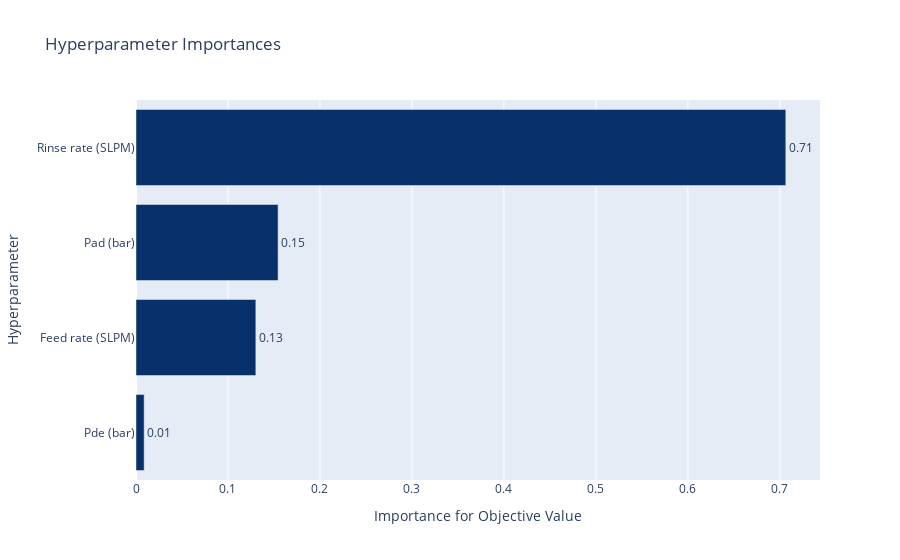

The notebook cell saved with this chart:
### Code cell
plot_param_importances(study)

### Figure 1 — Plotly figure (JSON) as saved in the notebook; plotly's stock layout.template omitted (floating-point values rounded to 4 significant figures)
{"data": [{"cliponaxis": false, "hovertemplate": ["Pde (bar) (UniformDistribution): 0.00886056383882807<extra></extra>", "Feed rate (SLPM) (UniformDistribution): 0.13027945474361108<extra></extra>", "Pad (bar) (UniformDistribution): 0.15445866888735774<extra></extra>", "Rinse rate (SLPM) (UniformDistribution): 0.7064013125302031<extra></extra>"], "marker": {"color": ["rgb(8,48,107)", "rgb(8,48,107)", "rgb(8,48,107)", "rgb(8,48,107)"]}, "orientation": "h", "text": ["0.00886056383882807", "0.13027945474361108", "0.15445866888735774", "0.7064013125302031"], "textposition": "outside", "texttemplate": "%{text:.2f}", "type": "bar", "x": [0.008861, 0.1303, 0.1545, 0.7064], "y": ["Pde (bar)", "Feed rate (SLPM)", "Pad (bar)", "Rinse rate (SLPM)"]}], "layout": {"showlegend": false, "title": {"text": "Hyperparameter Importances"}, "xaxis": {"title": {"text": "Importance for Objective Value"}}, "yaxis": {"title": {"text": "Hyperparameter"}}}}
